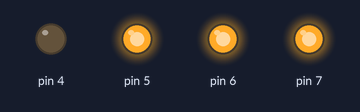
Recording of a sketch running on a simulated Arduino Uno, built with avr-gcc and run on an emulated ATmega328P. Parts: output pins drawn as LEDs (lit = HIGH). At 0.6 s the program stops and its outputs stay as they are.

Above: at 0.02 s.
At 0.17 s:
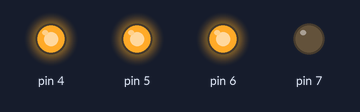
At 0.27 s:
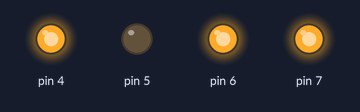
At 0.52 s:
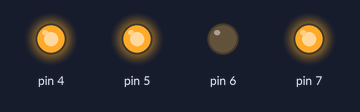
Timing chart, 0 to 2.1 s (numbered marks = the images above):
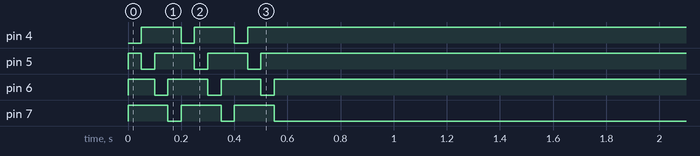

The sketch:

8.1.ino
```cpp
#include <avr/io.h>
#include <util/delay.h>
#define PERIOD 50 //macro period anticlockwise set to 125ms for 50 RPM
#define angle 90 //we want motor to turn 90 degrees
int main(void)
{
  DDRD = 0xF0;  //PD4-PD7 output
  int count = 0;
  int pulses = angle/7.5;

  while(count < pulses){
      PORTD = 0b11100000; //anticlockwise one step
      _delay_ms(PERIOD); //wait 500ms
      PORTD = 0b11010000;
      _delay_ms(PERIOD);
      PORTD = 0b10110000;
      _delay_ms(PERIOD);
      PORTD = 0b01110000;
      _delay_ms(PERIOD);
      count += 4;
  }
}
```

Measured:
- by itself, pin 4: alternates HIGH for 0.15 s and LOW for 0.05 s, 5 changes in all, then stays HIGH
- by itself, pin 5: repeats every 0.20 s: LOW 0.05 s, HIGH 0.15 s, until it stays HIGH from 0.5 s
- by itself, pin 6: alternates HIGH for 0.15 s and LOW for 0.05 s, 7 changes in all, then stays HIGH
- by itself, pin 7: alternates HIGH for 0.15 s and LOW for 0.05 s, 6 changes in all, then stays LOW
